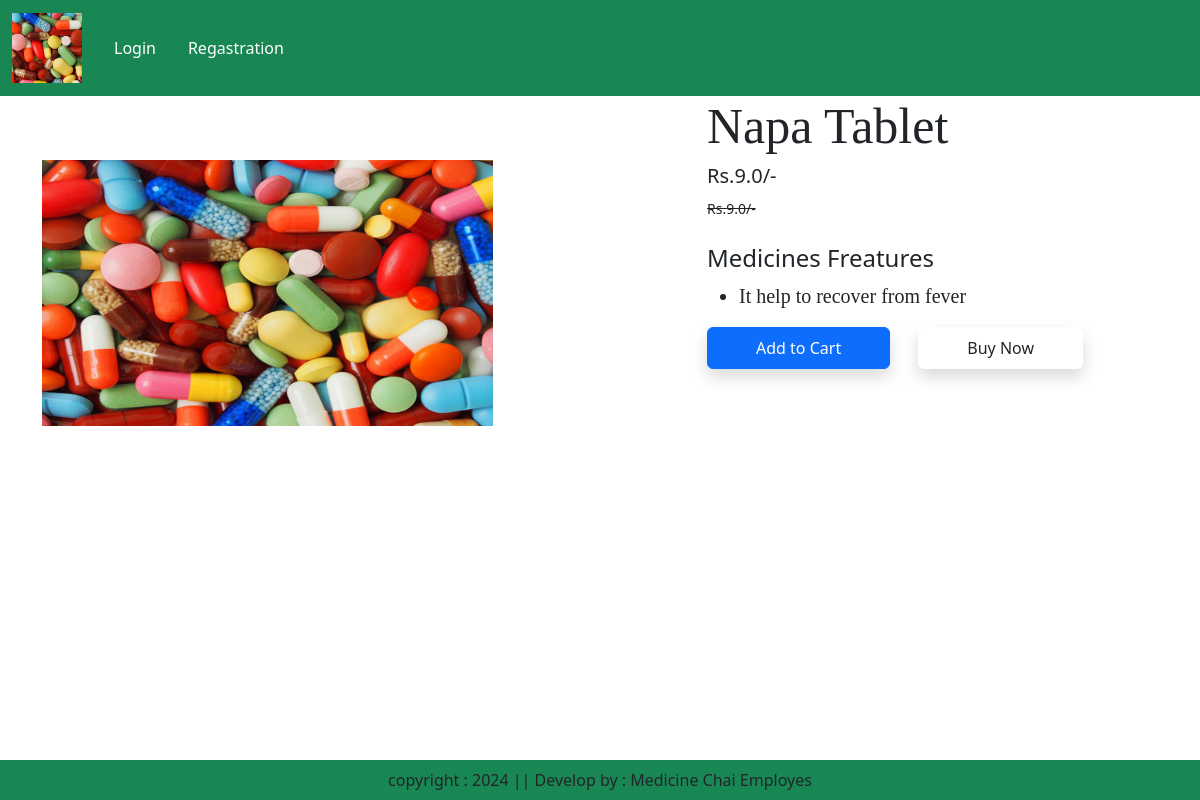
Page /product-detail/4 on the committed database.
### app/models.py (models this page shows)
class Product(models.Model):
    title = models.CharField(max_length=100)
    selling_price = models.FloatField()
    discounted_price = models.FloatField()
    description = models.TextField(default='')
    composition = models.TextField(default='')
    prodapp = models.TextField(default='')
    category = models.CharField(choices=CATEGORY_CHOICES,max_length=2)
    product_image = models.ImageField(upload_to='product')
    def __str__(self):
        return self.title

### app/views.py (the view)
# urls.py: path("product-detail/<int:pk>",views.ProductDetail.as_view(),name="product-detail"),
class ProductDetail(View):
    def get(self,request,pk):
        product = Product.objects.get(pk=pk)
        return render(request,"app/productdetail.html",locals())

### app/templates/app/productdetail.html (shortened to what this page needs)
{% extends 'app/base.html' %}
{% load static %}
{% block main-content %}
 <div class="container">
    <div class="row flex justify-content-between">
       <div class="img2 col-lg-5 mt-5">
        <img src="{{product.product_image.url}}"class="image col-xs-6
        col-sm-12 col-lg-12 mt-3 text-sm-center w-100 h-75" alt="">
       </div>
       <div class="productdetail col-lg-5">
        <h1 style="font-family: Georgia; font-size: 50px;">{{product.title}}
        </h1>
        <h5>Rs.{{product.discounted_price}}/-</h5>
        <small calss="text-decoration-line-through text-muted
        fs-5"><del>Rs.{{product.selling_price}}/-</small></del>
        <br><br><h4>Medicines Freatures</h4>
        <ul class="fs-5" style="font-family: Rajdhanu">
                <li>{{product.description}}</li>
      </ul>
         <form action="/add-to-cart" class="d-inline">
            <button type="submit" class="btn btn-primary shadow px-5 py-2">Add to Cart</button>
         </form>
         <a href="{% url 'showcart' %}"class="btn btn-warping shadow px-5 py-2 ms-4">Buy Now</a>
      </div>
    </div>
   </div>
{% endblock main-content %}

### rows in the picture
Product: product_image (picture), title "Napa Tablet", discounted_price "9.0", selling_price "9.0", description "It help to recover from fever"
